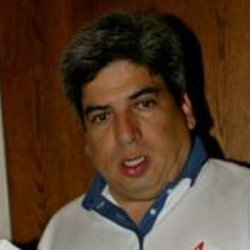
#> input picture Tugas Pengolahan Citra02/Foto1.jpg, 250 x 250 px
$ python Thresholding.py
#> lines starting #> are read from the running program, lines starting #| are printed output that depends on the picture; after the words box and inside, x2 and y2 are one past the last pixel; in counts of white or black regions, pixels touching at a corner belong together
import cv2
import numpy as np

# load gambar
img = cv2.imread('Foto1.jpg', 0)
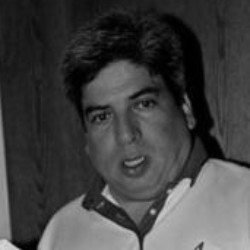
#> img: shape (250, 250); min 0, max 213, mean 65.8

# melakukan thresholding dengan nilai ambang 127
# nilai piksel yang lebih besar dari 127 akan menjadi 255 (putih), sedangkan yang lain menjadi 0 (hitam)
ret, thresh1 = cv2.threshold(img, 120, 255, cv2.THRESH_BINARY)
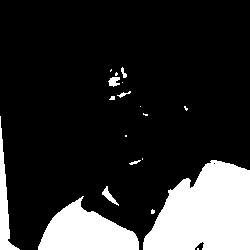
#> thresh1: shape (250, 250); 18.4% white; 19 white regions (11 under 20 px), largest, box (x1, y1, x2, y2) and area: (143, 160, 250, 250) 7097, (38, 196, 139, 250) 3196, (0, 116, 20, 250) 830
ret, thresh2 = cv2.threshold(img, 120, 255, cv2.THRESH_BINARY_INV)
ret, thresh3 = cv2.threshold(img, 120, 255, cv2.THRESH_TRUNC)
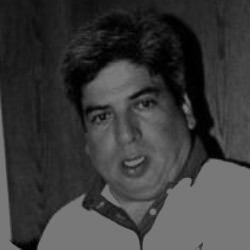
#> thresh3: shape (250, 250); min 0, max 120, mean 59.5
ret, thresh4 = cv2.threshold(img, 120, 255, cv2.THRESH_TOZERO)
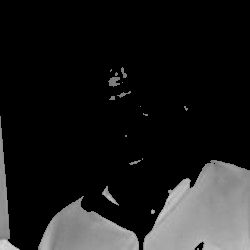
#> thresh4: shape (250, 250); min 0, max 213, mean 28.4
ret, thresh5 = cv2.threshold(img, 120, 255, cv2.THRESH_TOZERO_INV)
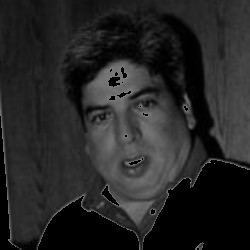
#> thresh5: shape (250, 250); min 0, max 120, mean 37.4

# menampilkan gambar asli dan hasil thresholding
cv2.imshow('Original Image', img)
cv2.imshow('Binary Threshold', thresh1)
cv2.imshow('Binary Threshold Inverted', thresh2)
cv2.imshow('Truncated Threshold', thresh3)
cv2.imshow('Set to 0', thresh4)
cv2.imshow('Set to 0 Inverted', thresh5)

# menunggu input keyboard untuk keluar
cv2.waitKey(0)

# membersihkan jendela
cv2.destroyAllWindows()

$ run again, with Tugas Pengolahan Citra02/Foto10.jpg copied over Tugas Pengolahan Citra02/Foto1.jpg
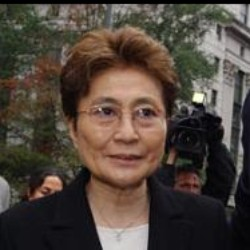
#> input picture Tugas Pengolahan Citra02/Foto10.jpg, 250 x 250 px
#> `ret, thresh1 = cv2.threshold(img, 120, 255, cv2.THRESH_BINARY)`:
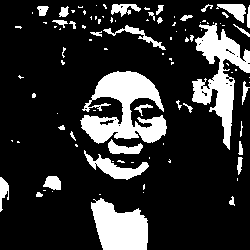
#> thresh1: shape (250, 250); 18.8% white; 98 white regions (65 under 20 px), largest, box (x1, y1, x2, y2) and area: (80, 71, 167, 144) 3409, (192, 23, 250, 150) 2734, (91, 198, 148, 250) 2122
#> `ret, thresh5 = cv2.threshold(img, 120, 255, cv2.THRESH_TOZERO_INV)`:
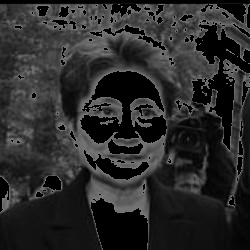
#> thresh5: shape (250, 250); min 0, max 120, mean 42.3

$ run again, with Tugas Pengolahan Citra02/Foto2.jpg copied over Tugas Pengolahan Citra02/Foto1.jpg
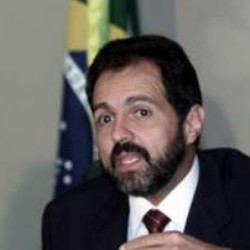
#> input picture Tugas Pengolahan Citra02/Foto2.jpg, 250 x 250 px
#> `ret, thresh1 = cv2.threshold(img, 120, 255, cv2.THRESH_BINARY)`:
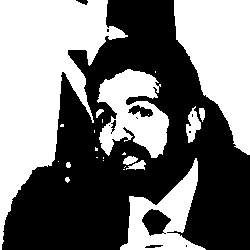
#> thresh1: shape (250, 250); 47.1% white; 24 white regions (13 under 20 px), largest, box (x1, y1, x2, y2) and area: (0, 0, 128, 250) 14263, (174, 0, 250, 155) 7497, (97, 69, 169, 158) 3822
#> `ret, thresh5 = cv2.threshold(img, 120, 255, cv2.THRESH_TOZERO_INV)`:
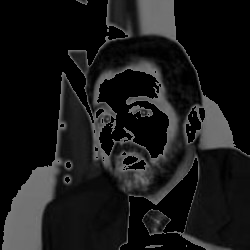
#> thresh5: shape (250, 250); min 0, max 120, mean 25.2

$ run again, with Tugas Pengolahan Citra02/Foto3.jpg copied over Tugas Pengolahan Citra02/Foto1.jpg
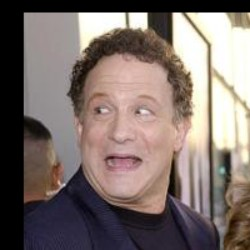
#> input picture Tugas Pengolahan Citra02/Foto3.jpg, 250 x 250 px
#> `ret, thresh1 = cv2.threshold(img, 120, 255, cv2.THRESH_BINARY)`:
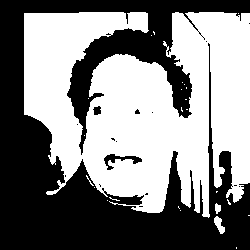
#> thresh1: shape (250, 250); 52% white; 16 black regions (13 under 20 px), largest, box (x1, y1, x2, y2) and area: (0, 0, 250, 250) 29678, (104, 154, 142, 170) 211, (93, 106, 101, 115) 55
#> `ret, thresh5 = cv2.threshold(img, 120, 255, cv2.THRESH_TOZERO_INV)`:
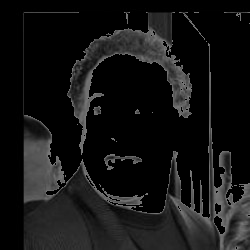
#> thresh5: shape (250, 250); min 0, max 120, mean 20.3
